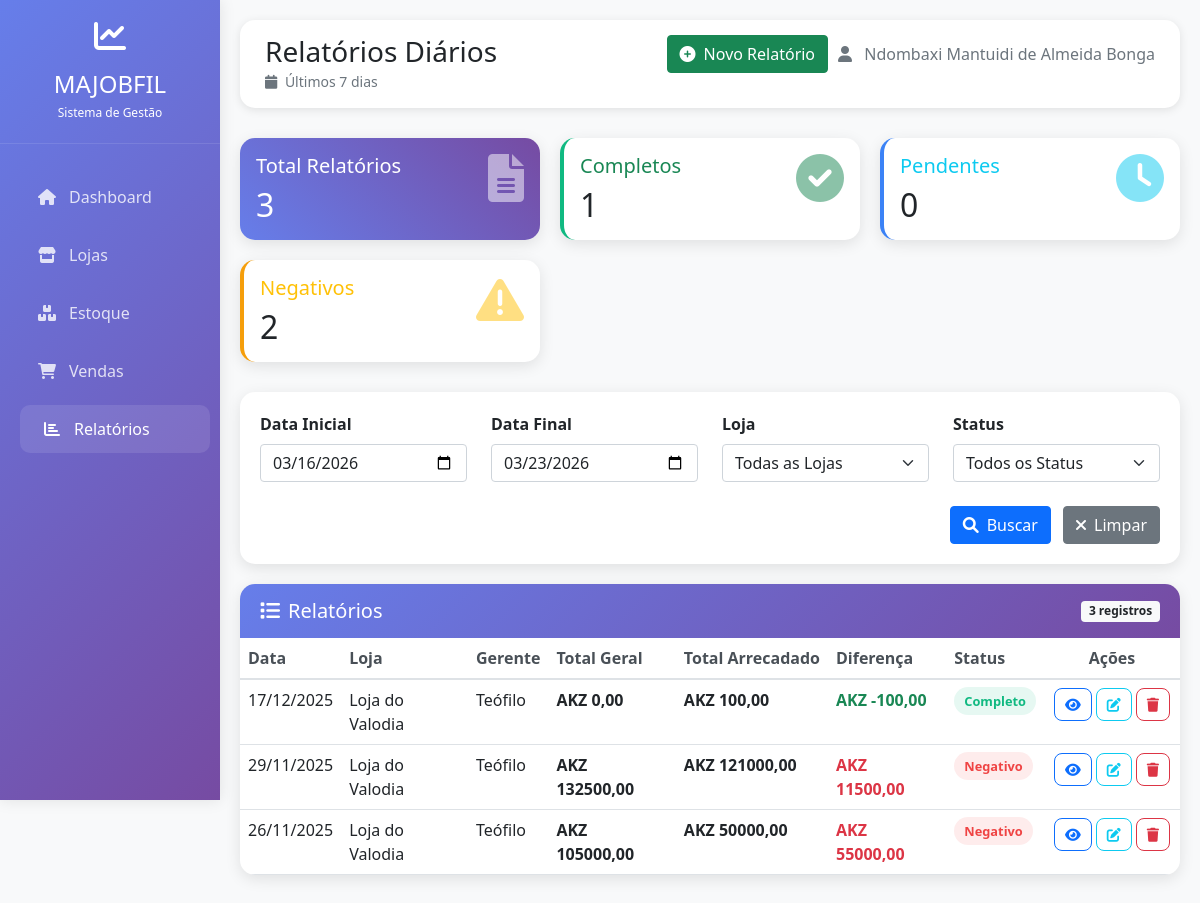
The page /relatorio/relatorios/lista/ (signed in) on the database as committed earlier.
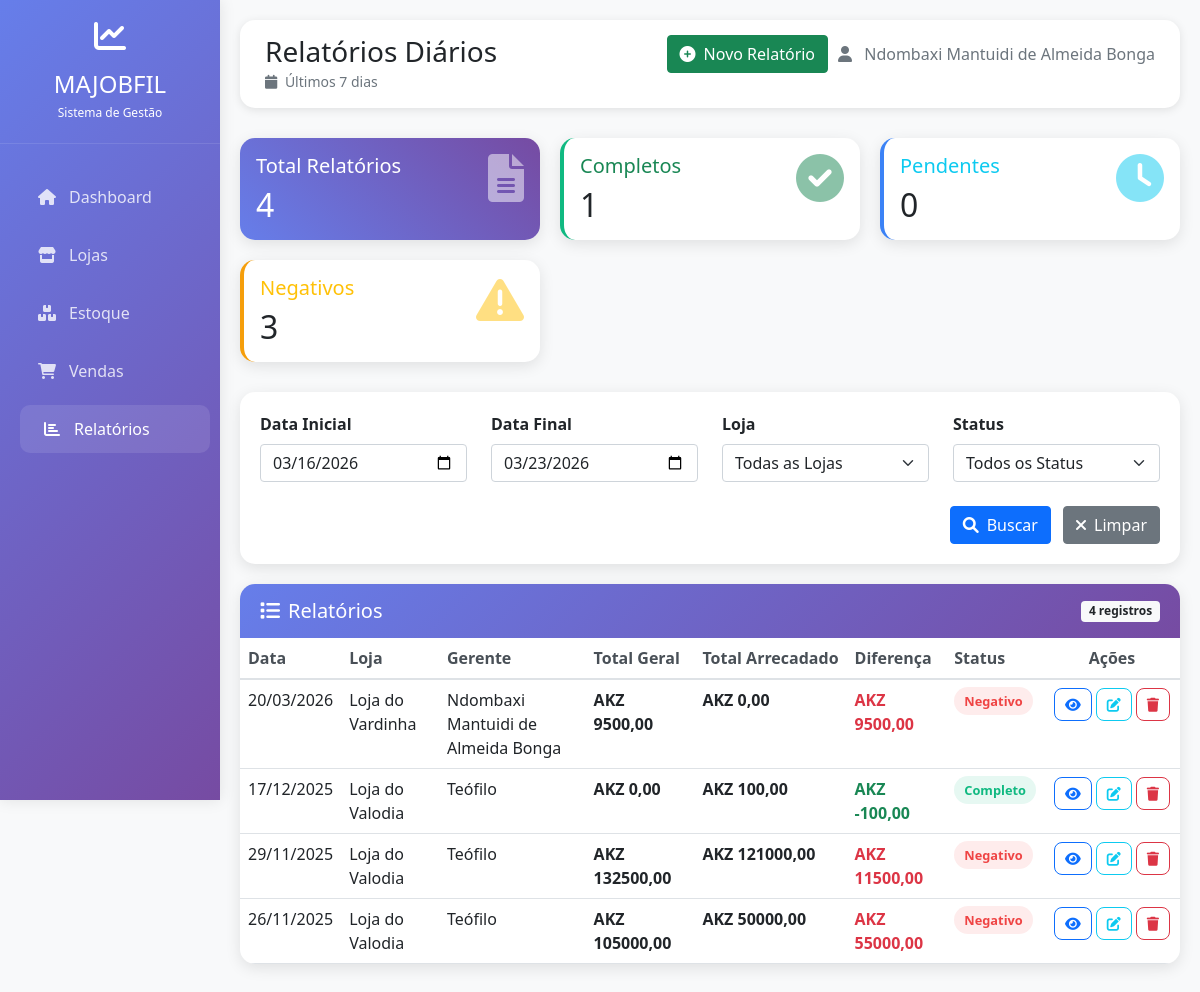
The same page on the database as committed later.
### relatorio/models.py (models this page shows, shortened)
class RelatorioDiario(models.Model):
    loja = models.ForeignKey(
        'lojas.Loja',
        on_delete=models.CASCADE,
        verbose_name='Loja',
        related_name='relatorios_diarios',
        null=True
    )
    usuario = models.ForeignKey(
        settings.AUTH_USER_MODEL,
        on_delete=models.CASCADE,
        verbose_name='Usuário/Gerente',
        related_name='relatorios_diarios',
        null=True
    )
    data = models.DateField(verbose_name='Data')
    tpa = models.DecimalField(
        max_digits=10,
        decimal_places=2,
        verbose_name='TPA',
        default=0
    )
    dstv = models.DecimalField(
        max_digits=10,
        decimal_places=2,
        verbose_name='DSTV',
        default=0
    )
    inicio_dstv = models.DecimalField(
        max_digits=10,
        decimal_places=2,
        verbose_name='INICIO DA DSTV',
        default=0
    )
    resto_dstv = models.DecimalField(
        max_digits=10,
        decimal_places=2,
        verbose_name='RESTO DA DSTV',
        default=0
    )
    zap = models.DecimalField(
        max_digits=10,
        decimal_places=2,
        verbose_name='ZAP',
        default=0
    )
    resto_zap = models.DecimalField(
        max_digits=10,
        decimal_places=2,
        verbose_name='RESTO DA ZAP',
        default=0
    )
    unitel = models.DecimalField(
        max_digits=10,
        decimal_places=2,
        verbose_name='UNITEL',
        default=0
    )
    resto_unitel = models.DecimalField(
        max_digits=10,
        decimal_places=2,
        verbose_name='RESTO DA UNITEL',
        default=0
    )
    africell = models.DecimalField(
        max_digits=10,
        decimal_places=2,
        verbose_name='AFRICEL',
        default=0
    )
    inicio_africell = models.DecimalField(
        max_digits=10,
        decimal_places=2,
        verbose_name='INICIO DA AFRICEL',
        default=0
    )
    resto_africell = models.DecimalField(
        max_digits=10,
        decimal_places=2,
        verbose_name='RESTO DA AFRICEL',
        default=0
    )
    recargas = models.DecimalField(
        max_digits=10,
        decimal_places=2,
        verbose_name='RECARGAS',
        default=0
    )
    detalhes_recargas = models.TextField(
        blank=True,
        null=True,
        verbose_name="Detalhes das Recargas em JSON"
    )
    acc = models.DecimalField(
        max_digits=10,
        decimal_places=2,
        verbose_name='ACC',
        default=0
    )
    total_geral = models.DecimalField(
        max_digits=10,
        decimal_places=2,
        verbose_name='TOTAL GERAL',
        default=0
    )
    dm = models.DecimalField(
        max_digits=10,
        decimal_places=2,
        verbose_name='DM',
        default=0
    )
    moedas = models.DecimalField(
        max_digits=10,
        decimal_places=2,
        verbose_name='MOEDAS',
        default=0
    )
    gastos = models.DecimalField(
        max_digits=10,
        decimal_places=2,
        verbose_name='GASTOS',
        default=0
    )
    observacao_falta = models.TextField(
        verbose_name='Observação da Falta',
        blank=True,
        null=True,
        help_text='Observação obrigatória quando há falta de dinheiro no caixa'
    )
    criado_em = models.DateTimeField(auto_now_add=True)
    atualizado_em = models.DateTimeField(auto_now=True)
    class Meta:
        verbose_name = 'Relatório Diário'
        verbose_name_plural = 'Relatórios Diários'
        ordering = ['-data', 'loja']
        unique_together = ['loja', 'data']
    def calcular_total_arrecadado(self):
        return (self.dm or Decimal('0.00')) + \
               (self.moedas or Decimal('0.00')) + \
               (self.tpa or Decimal('0.00')) + \
               (self.gastos or Decimal('0.00'))
    def calcular_diferenca(self):
        return self.total_geral - self.calcular_total_arrecadado()

### lojas/models.py (models this page shows, shortened)
class Loja(models.Model):
    PROVINCIAS = [
        ('Bengo', 'Bengo'),
        ('Benguela', 'Benguela'),
        ('Bié', 'Bié'),
        ('Cabinda', 'Cabinda'),
        ('Cuando-Cubango', 'Cuando-Cubango'),
        ('Cuanza-Norte', 'Cuanza-Norte'),
        ('Cuanza-Sul', 'Cuanza-Sul'),
        ('Cunene', 'Cunene'),
        ('Huambo', 'Huambo'),
        ('Huíla', 'Huíla'),
        ('Luanda', 'Luanda'),
        ('Lunda-Norte', 'Lunda-Norte'),
        ('Lunda-Sul', 'Lunda-Sul'),
        ('Malanje', 'Malanje'),
        ('Moxico', 'Moxico'),
        ('Namibe', 'Namibe'),
        ('Uíge', 'Uíge'),
        ('Zaire', 'Zaire'),
    ]
    nome = models.CharField(max_length=100, verbose_name='Nome da Loja')
    bairro = models.CharField(max_length=100, verbose_name='Bairro')
    cidade = models.CharField(max_length=100, verbose_name='Cidade')
    provincia = models.CharField(max_length=50, choices=PROVINCIAS, verbose_name='Província')
    municipio = models.CharField(max_length=100, verbose_name='Município')
    gerentes = models.ManyToManyField(
        settings.AUTH_USER_MODEL,
        verbose_name='Gerentes',
        related_name='lojas_gerenciadas'
    )
    class Meta:
        verbose_name = 'Loja'
        verbose_name_plural = 'Lojas'

### conta/models.py (models this page shows, shortened)
class Conta(AbstractBaseUser, PermissionsMixin):
    username = models.CharField('Nome de usuário', max_length=30, unique=True)
    email = models.EmailField('Email', unique=True)
    nome = models.CharField('Nome completo', max_length=100)
    telemovel = models.CharField('Telemóvel', max_length=15, blank=True, null=True)
    data_nascimento = models.DateField('Data de nascimento', blank=True, null=True)
    bilhete_identidade = models.CharField('Bilhete de Identidade', max_length=20, blank=True, null=True)
    bairro = models.CharField('Bairro', max_length=100, blank=True, null=True)
    cidade = models.CharField('Cidade', max_length=100, blank=True, null=True)
    provincia = models.CharField('Província', max_length=100, blank=True, null=True)
    municipio = models.CharField('Município', max_length=100, blank=True, null=True)
    is_active = models.BooleanField('Ativo', default=True)
    is_staff = models.BooleanField('Staff', default=False)
    is_superuser = models.BooleanField('superuser', default=False)
    date_joined = models.DateTimeField('Data de registro', default=timezone.now)
    objects = CustomUserManager()
    USERNAME_FIELD = 'email'
    REQUIRED_FIELDS = ['username', 'nome']
    class Meta:
        verbose_name = 'Conta'
        verbose_name_plural = 'Contas'
    def get_full_name(self):
        return self.nome

### relatorio/views.py (the view)
# urls.py: path('relatorios/lista/', views.lista_relatorios, name='listar_relatorios_diarios'),
@login_required
def lista_relatorios(request):
    if request.user.is_superuser:
        relatorios = RelatorioDiario.objects.all().select_related('loja', 'usuario')
        lojas = Loja.objects.all()
    else:
        lojas_usuario = request.user.lojas_gerenciadas.all()
        relatorios = RelatorioDiario.objects.filter(loja__in=lojas_usuario).select_related('loja', 'usuario')
        lojas = lojas_usuario
    data_inicial = request.GET.get('data_inicial')
    data_final = request.GET.get('data_final')
    loja_id = request.GET.get('loja')
    status = request.GET.get('status')
    if data_inicial:
        relatorios = relatorios.filter(data__gte=data_inicial)
    if data_final:
        relatorios = relatorios.filter(data__lte=data_final)
    if loja_id:
        relatorios = relatorios.filter(loja_id=loja_id)
    relatorios = relatorios.order_by('-data', 'loja__nome')
    total_relatorios = relatorios.count()
    completos = 0
    negativos = 0
    pendentes = 0
    relatorios_com_calculos = []
    for relatorio in relatorios:
        try:
            total_arrecadado = relatorio.calcular_total_arrecadado()
            diferenca = relatorio.calcular_diferenca()
            if diferenca < 0:
                completos += 1
                status_relatorio = 'completo'
            elif diferenca > 0:
                negativos += 1
                status_relatorio = 'negativo'
            else:
                pendentes += 1
                status_relatorio = 'pendente'
            if status and status != status_relatorio:
                continue
            relatorio.total_arrecadado_calculado = total_arrecadado
            relatorio.diferenca_calculada = diferenca
            relatorio.status = status_relatorio
            relatorios_com_calculos.append(relatorio)
        except Exception as e:
            print(f"Erro ao calcular totais para relatório {relatorio.id}: {e}")
            continue
    if status:
        completos = len([r for r in relatorios_com_calculos if r.status == 'completo'])
        negativos = len([r for r in relatorios_com_calculos if r.status == 'negativo'])
        pendentes = len([r for r in relatorios_com_calculos if r.status == 'pendente'])
        total_relatorios = len(relatorios_com_calculos)
    context = {
        'relatorios_recentes': relatorios_com_calculos,
        'total_relatorios': total_relatorios,
        'completos': completos,
        'negativos': negativos,
        'pendentes': pendentes,
        'lojas': lojas,
        'filtros': {
            'data_inicial': data_inicial,
            'data_final': data_final,
            'loja_id': loja_id,
            'status': status,
        }
    }
    return render(request, 'lista_relatorios.html', context)

### conta/context_processors.py (called while the page is built, shortened)
def estatisticas_relatorios(request):
    if request.user.is_superuser:
        relatorios = RelatorioDiario.objects.all()
    else:
        lojas_usuario = request.user.lojas_gerenciadas.all()
        relatorios = RelatorioDiario.objects.filter(loja__in=lojas_usuario)
    total_relatorios = relatorios.count()
    completos = 0
    negativos = 0
    pendentes = 0
    for relatorio in relatorios:
        try:
            diferenca = relatorio.calcular_diferenca()
            if diferenca > 0:
                completos += 1
            elif diferenca < 0:
                negativos += 1
            else:
                pendentes += 1
        except Exception:
            continue
    return {
        'estatisticas': {
            'total_relatorios': total_relatorios,
            'completos': completos,
            'pendentes': pendentes,
            'negativos': negativos,
        }
    }

def atividades_recentes_context(request):
    if not request.user.is_authenticated:
        return {'atividades_recentes': []}
    atividades = Atividade.objects.filter(
        usuario=request.user
    ).order_by('-data')[:5]
    return {'atividades_recentes': atividades}

### relatorio/templates/lista_relatorios.html (shortened to what the changed rows need)
<!DOCTYPE html>
<html lang="pt">
<head>
    <link href="https://cdn.jsdelivr.net/npm/bootstrap@5.1.3/dist/css/bootstrap.min.css" rel="stylesheet">
    <link href="https://cdnjs.cloudflare.com/ajax/libs/font-awesome/6.0.0/css/all.min.css" rel="stylesheet">
</head>
<body>
    <div class="main-content" id="mainContent">
        <div class="stats-grid fade-in">
            <div class="card stats-card card-primary text-white">
                <div class="card-body">
                    <div class="row">
                        <div class="col-8">
                            <h5>Total Relatórios</h5>
                            <h2 class="mb-0">{{ total_relatorios }}</h2>
                        </div>
                    </div>
                </div>
            </div>
            <div class="card stats-card card-success">
                <div class="card-body">
                    <div class="row">
                        <div class="col-8">
                            <h2 class="mb-0 text-dark">{{ completos }}</h2>
                        </div>
                    </div>
                </div>
            </div>
            <div class="card stats-card card-info">
                <div class="card-body">
                    <div class="row">
                        <div class="col-8">
                            <h2 class="mb-0 text-dark">{{ pendentes }}</h2>
                        </div>
                    </div>
                </div>
            </div>
            <div class="card stats-card card-warning">
                <div class="card-body">
                    <div class="row">
                        <div class="col-8">
                            <h5 class="text-warning">Negativos</h5>
                            <h2 class="mb-0 text-dark">{{ negativos }}</h2>
                        </div>
                    </div>
                </div>
            </div>
        </div>
        <div class="table-container fade-in">
            <div class="table-header d-flex justify-content-between align-items-center flex-wrap gap-2">
                <h5 class="mb-0"><i class="fas fa-list me-2"></i>Relatórios</h5>
                <span class="badge bg-light text-dark">{{ relatorios_recentes|length }} registros</span>
            </div>
            <div class="table-responsive">
                <table class="table table-hover mb-0">
                    <thead>
                        <tr>
                            <th>Data</th>
                            <th>Loja</th>
                            <th>Gerente</th>
                            <th>Total Geral</th>
                            <th>Total Arrecadado</th>
                            <th>Diferença</th>
                            <th>Status</th>
                            <th class="text-center">Ações</th>
                        </tr>
                    </thead>
                    <tbody>
                    {% for relatorio in relatorios_recentes %}
                    <tr>
                        <td>{{ relatorio.data|date:"d/m/Y" }}</td>
                        <td>{{ relatorio.loja.nome|default:"N/A" }}</td>
                        <td>{{ relatorio.usuario.get_full_name|default:relatorio.usuario.username }}</td>
                        <td><strong>AKZ {{ relatorio.total_geral|floatformat:2 }}</strong></td>
                        <td><strong>AKZ {{ relatorio.total_arrecadado_calculado|floatformat:2 }}</strong></td>
                        <td class="{% if relatorio.diferenca_calculada < 0 %}text-success{% elif relatorio.diferenca_calculada > 0 %}text-danger{% else %}text-warning{% endif %} fw-bold">
                            AKZ {{ relatorio.diferenca_calculada|floatformat:2 }}
                        </td>
                        <td>
                            {% if relatorio.campos_pendentes %}
                                <span class="status-badge status-pendente">Pendente</span>
                            {% else %}
                                {% if relatorio.total_arrecadado_calculado >= relatorio.total_geral %}
                                    <span class="status-badge status-completo">Completo</span>
                                {% else %}
                                    <span class="status-badge status-negativo">Negativo</span>
                                {% endif %}
                            {% endif %}
                        </td>
                        <td class="text-center">
                            <div class="d-flex justify-content-center">
                                <a href="{% url 'detalhes_relatorio_diario' relatorio.id %}" class="btn btn-sm btn-outline-primary acoes-btn" title="Ver Detalhes">
                                    <i class="fas fa-eye"></i>
                                </a>
                                {% if user.is_superuser %}
                                <a href="{% url 'editar_relatorio_diario' relatorio.id %}" class="btn btn-sm btn-outline-info acoes-btn" title="Editar">
                                    <i class="fas fa-edit"></i>
                                </a>
                                <a href="{% url 'excluir_relatorio_diario' relatorio.id %}" class="btn btn-sm btn-outline-danger acoes-btn" title="Excluir">
                                    <i class="fas fa-trash"></i>
                                </a>
                                {% endif %}
                            </div>
                        </td>
                    </tr>
                    {% endfor %}
                </tbody>
                </table>
            </div>
        </div>
    </div>
</body>
</html>

Rows that differ between the two databases and show on the page:
added RelatorioDiario: data "20/03/2026", loja.nome "Loja do Vardinha", usuario.get_full_name "Ndombaxi Mantuidi de Almeida Bonga", total_geral "9500,00", total_arrecadado_calculado "0,00", diferenca_calculada "9500,00", shows "Negativo"
Other text that changed with them:
{{ total_relatorios }}: "3" → "4"
{{ negativos }}: "2" → "3"
{{ relatorios_recentes|length }}: "3" → "4"
